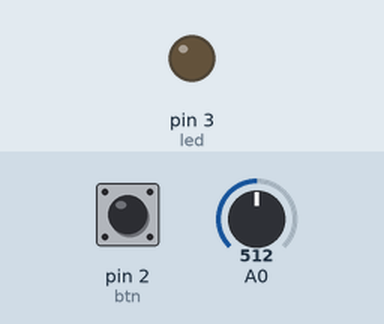
Simulated run of this sketch. Board: Arduino Uno, built with avr-gcc and run on an emulated ATmega328P. Shown: output pins drawn as LEDs (lit = HIGH). Inputs (shaded band) come from the test bench; at power-on: pin 2 (btn) LOW, A0 = 512.

Above: at 1.2 s.
1.3 s: pin 2 (btn) pulled HIGH for 0.15 s
At 2.1 s:
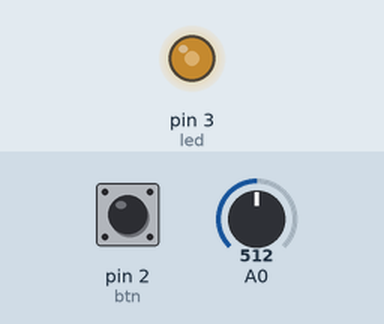
2.9 s: A0 set to 716
At 3.3 s:
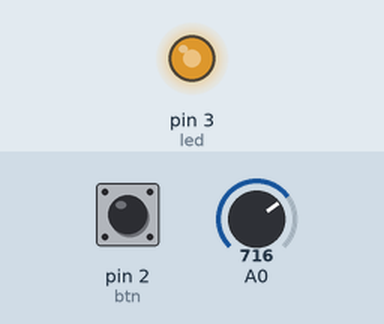
4.4 s: A0 set to 900
At 5.6 s:
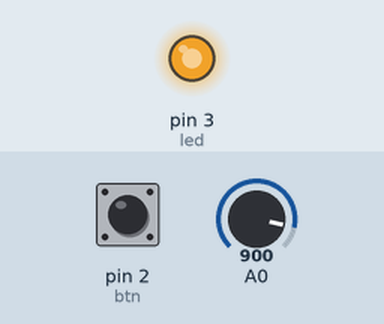
5.9 s: A0 set to 122
At 6.8 s:
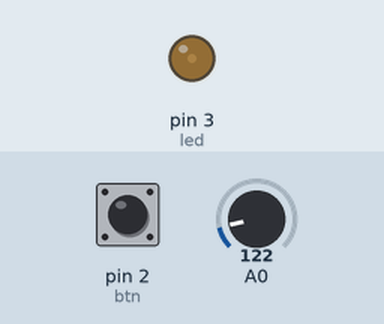
7.4 s: A0 set to 511
At 7.9 s:
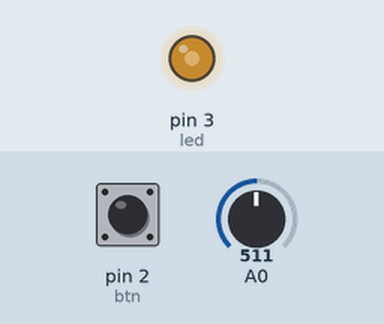
8.9 s: pin 2 (btn) pulled HIGH for 1 s
At 10.2 s:
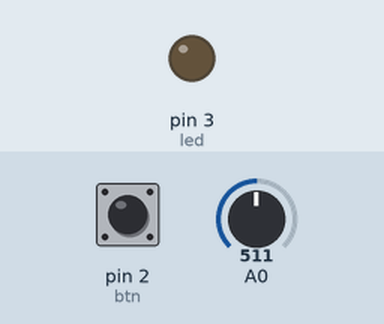
Timing chart, 0 to 11.9 s (numbered marks = the images above; inputs shaded):
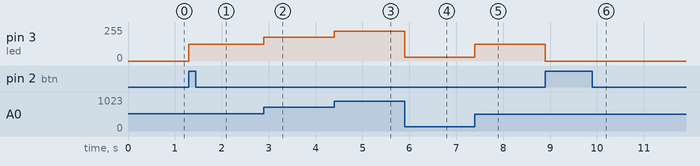

Measured:
- after the input at 1.3 s, pin 3 (led): 0/255 → 127/255 at once
- after the input at 2.9 s, pin 3 (led): 127/255 → 178/255 at once
- after the input at 4.4 s, pin 3 (led): 178/255 → 224/255 at once
- after the input at 5.9 s, pin 3 (led): 224/255 → 30/255 at once
- after the input at 7.4 s, pin 3 (led): 30/255 → 127/255 at once
- after the input at 8.9 s, pin 3 (led): 127/255 → 0/255 at once

The sketch:

03-analog-pwm.ino
```cpp
const int led = 3;
const int btn = 2;

bool ledIsOn = false ;

int buttonState = LOW;
int lastButtonState = LOW;
int value ;
int new_value ;


 void setup(){
  pinMode(led , OUTPUT);
  pinMode(btn , INPUT);

 }

 void loop(){

  buttonState = digitalRead(btn);
  if (buttonState == HIGH && lastButtonState == LOW){
    ledIsOn = !ledIsOn ;
  }

  if (ledIsOn){
    value = analogRead(A0);
    new_value = map(value, 0, 1023, 0, 255);

    analogWrite(led , new_value);
  }else {
    analogWrite(led , 0);
  }
  lastButtonState = buttonState;

 }
```
